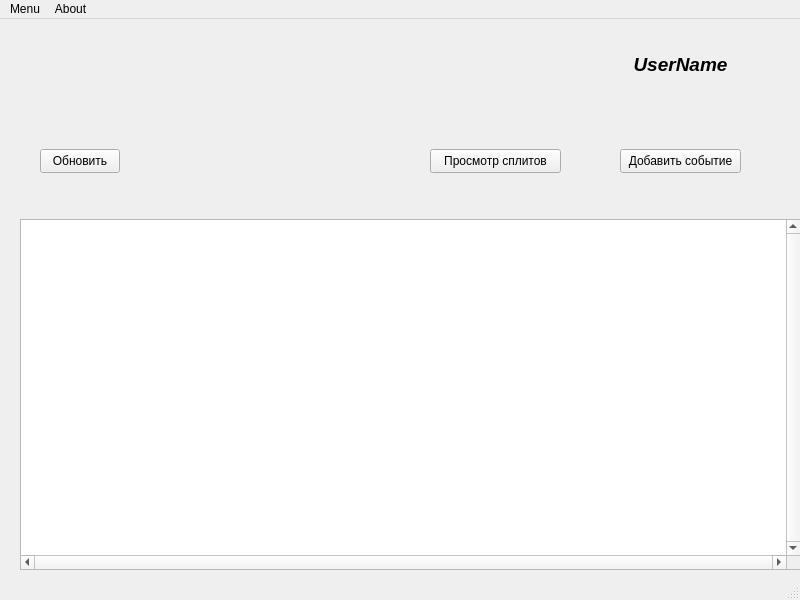
<?xml version="1.0" encoding="UTF-8"?>
<ui version="4.0">
 <class>MainWindow</class>
 <widget class="QMainWindow" name="MainWindow">
  <property name="geometry">
   <rect>
    <x>0</x>
    <y>0</y>
    <width>800</width>
    <height>600</height>
   </rect>
  </property>
  <property name="windowTitle">
   <string>MainWindow</string>
  </property>
  <widget class="QWidget" name="centralwidget">
   <widget class="QLabel" name="NameOfUser">
    <property name="geometry">
     <rect>
      <x>570</x>
      <y>20</y>
      <width>221</width>
      <height>51</height>
     </rect>
    </property>
    <property name="font">
     <font>
      <pointsize>14</pointsize>
      <italic>true</italic>
      <bold>true</bold>
     </font>
    </property>
    <property name="text">
     <string>UserName</string>
    </property>
    <property name="alignment">
     <set>Qt::AlignCenter</set>
    </property>
   </widget>
   <widget class="QTableWidget" name="MainTable">
    <property name="geometry">
     <rect>
      <x>20</x>
      <y>200</y>
      <width>781</width>
      <height>351</height>
     </rect>
    </property>
    <property name="sizePolicy">
     <sizepolicy hsizetype="Preferred" vsizetype="Preferred">
      <horstretch>0</horstretch>
      <verstretch>0</verstretch>
     </sizepolicy>
    </property>
    <property name="layoutDirection">
     <enum>Qt::LeftToRight</enum>
    </property>
    <property name="autoFillBackground">
     <bool>false</bool>
    </property>
    <property name="inputMethodHints">
     <set>Qt::ImhNoEditMenu|Qt::ImhNoTextHandles</set>
    </property>
    <property name="verticalScrollBarPolicy">
     <enum>Qt::ScrollBarAlwaysOn</enum>
    </property>
    <property name="horizontalScrollBarPolicy">
     <enum>Qt::ScrollBarAlwaysOn</enum>
    </property>
    <property name="sizeAdjustPolicy">
     <enum>QAbstractScrollArea::AdjustToContents</enum>
    </property>
    <property name="autoScroll">
     <bool>true</bool>
    </property>
    <property name="dragEnabled">
     <bool>true</bool>
    </property>
    <property name="showGrid">
     <bool>false</bool>
    </property>
    <property name="sortingEnabled">
     <bool>true</bool>
    </property>
    <property name="rowCount">
     <number>9</number>
    </property>
    <property name="columnCount">
     <number>0</number>
    </property>
    <attribute name="horizontalHeaderCascadingSectionResizes">
     <bool>false</bool>
    </attribute>
    <attribute name="horizontalHeaderStretchLastSection">
     <bool>true</bool>
    </attribute>
    <attribute name="verticalHeaderVisible">
     <bool>false</bool>
    </attribute>
    <attribute name="verticalHeaderCascadingSectionResizes">
     <bool>false</bool>
    </attribute>
    <attribute name="verticalHeaderStretchLastSection">
     <bool>true</bool>
    </attribute>
    <row/>
    <row/>
    <row/>
    <row/>
    <row/>
    <row/>
    <row/>
    <row/>
    <row/>
   </widget>
   <widget class="QLabel" name="logo">
    <property name="enabled">
     <bool>false</bool>
    </property>
    <property name="geometry">
     <rect>
      <x>10</x>
      <y>10</y>
      <width>101</width>
      <height>81</height>
     </rect>
    </property>
    <property name="text">
     <string/>
    </property>
    <property name="scaledContents">
     <bool>true</bool>
    </property>
   </widget>
   <widget class="QPushButton" name="pushButton">
    <property name="geometry">
     <rect>
      <x>40</x>
      <y>130</y>
      <width>80</width>
      <height>24</height>
     </rect>
    </property>
    <property name="text">
     <string>Обновить</string>
    </property>
   </widget>
   <widget class="QPushButton" name="pushButton_2">
    <property name="geometry">
     <rect>
      <x>620</x>
      <y>130</y>
      <width>121</width>
      <height>24</height>
     </rect>
    </property>
    <property name="text">
     <string>Добавить событие</string>
    </property>
   </widget>
   <widget class="QPushButton" name="splits">
    <property name="geometry">
     <rect>
      <x>430</x>
      <y>130</y>
      <width>131</width>
      <height>24</height>
     </rect>
    </property>
    <property name="text">
     <string>Просмотр сплитов</string>
    </property>
   </widget>
  </widget>
  <widget class="QMenuBar" name="menubar">
   <property name="geometry">
    <rect>
     <x>0</x>
     <y>0</y>
     <width>800</width>
     <height>21</height>
    </rect>
   </property>
   <widget class="QMenu" name="menuMenu">
    <property name="title">
     <string>Menu</string>
    </property>
    <addaction name="actionExit"/>
   </widget>
   <widget class="QMenu" name="menuAbout">
    <property name="title">
     <string>About</string>
    </property>
    <addaction name="separator"/>
   </widget>
   <addaction name="menuMenu"/>
   <addaction name="menuAbout"/>
  </widget>
  <widget class="QStatusBar" name="statusbar"/>
  <action name="actionExit">
   <property name="text">
    <string>Exit</string>
   </property>
  </action>
 </widget>
 <resources/>
 <connections/>
</ui>
